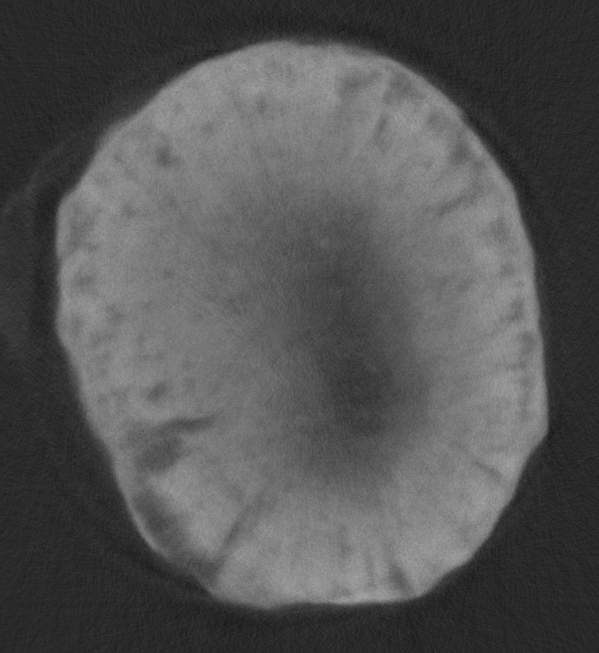
#> input picture Lecture4/ct_slice.tif, 599 x 653 px
$ jupyter execute DistanceGuidedAverage.ipynb   (shell and % lines are left out)
#> lines starting #> are read from the running program, lines starting #| are printed output that depends on the picture; after the words box and inside, x2 and y2 are one past the last pixel; in counts of white or black regions, pixels touching at a corner belong together
[cell 1]
import numpy as np
import matplotlib.pyplot as plt
from scipy import ndimage
from skimage import filters
from skimage import morphology as morph

[cell 2]
img=plt.imread('ct_slice.tif')
#> img is the input picture: shape (653, 599) uint16; min 5948, max 42429, mean 21657.3
plt.figure(figsize=(12,7))
plt.subplot(1,2,1)
plt.imshow(img)
plt.subplot(1,2,2)
hist,axis = np.histogram(img,bins=128)
#> hist = 128 values, max 17949 at index 16, min 1 at index 2, mean 3055.8; axis = 129 values from 5948 to 42429
plt.plot(axis[0:-1],hist)
plt.xlabel('Gray value')
plt.ylabel('Counts')
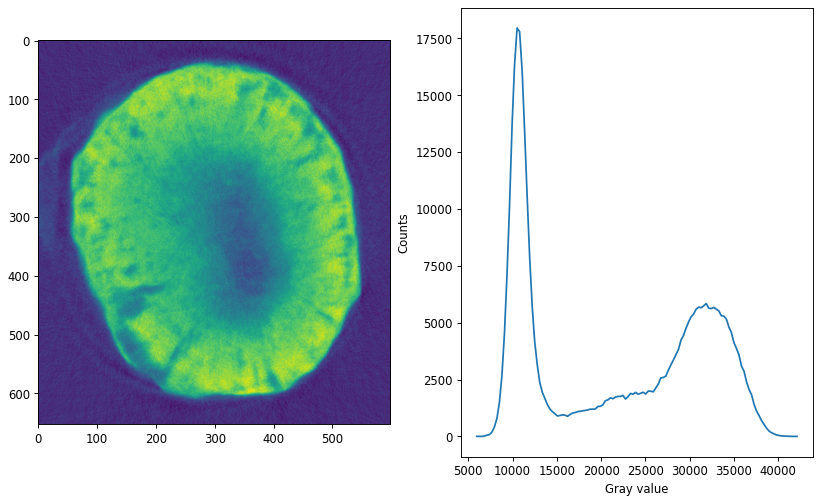
#> figure drawn by matplotlib, 2 panels; panel 2: curve peaks at x = 10508.1, y = 17949

[cell 3]
otsu = filters.threshold_otsu(img)
#> otsu = 21442
print('The threshold according to',otsu)
#| The threshold according to 21442
plt.subplot(1,2,1)
plt.imshow(otsu<img)
plt.title('Otsu')
plt.subplot(1,2,2)
th=15000
plt.imshow(th<img)
plt.title("Manual at 15000")
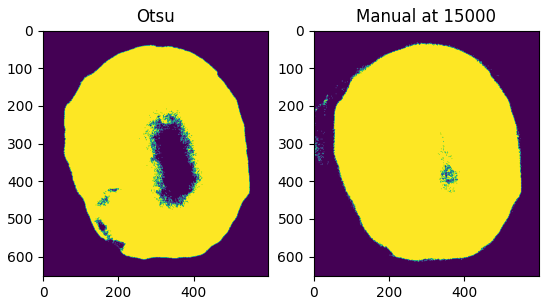
#> figure drawn by matplotlib, 2 panels

[cell 4]
N=5
bl=morph.opening(morph.closing(th<img,np.ones([N,N])),np.ones([N,N]))
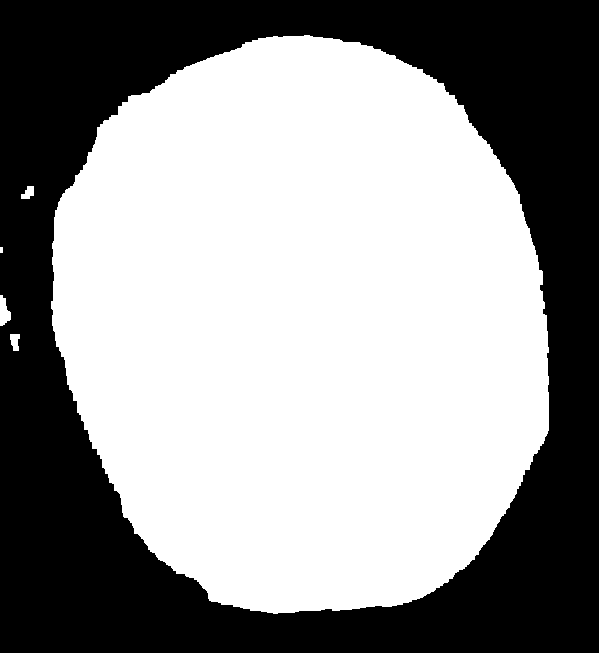
#> bl: shape (653, 599) bool; 58.5% white; 1 black region, box (x1, y1, x2, y2) and area: (0, 0, 599, 653) 162433
plt.imshow(bl)

[cell 5]
dm=ndimage.distance_transform_edt(bl)
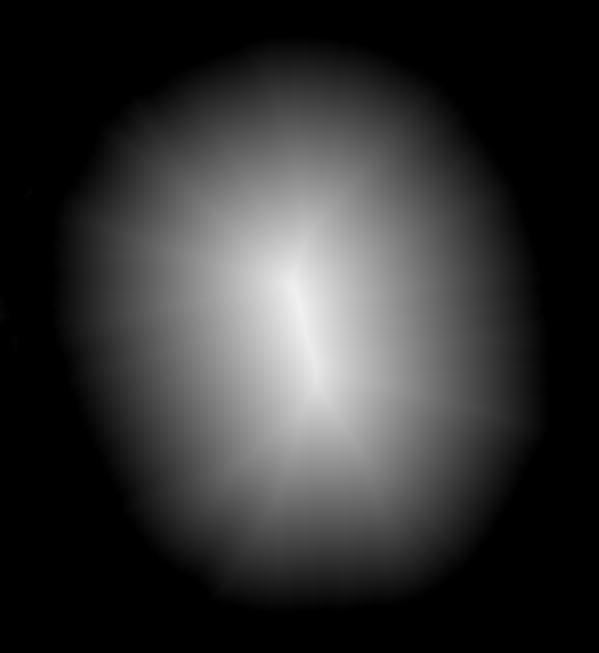
#> dm: shape (653, 599) float64; min 0, max 241.4, mean 50.7
plt.imshow(dm)
dm.max()
#> Out = 241.4

[cell 6]
dmr=dm.round();
plt.plot(img[dmr==100])
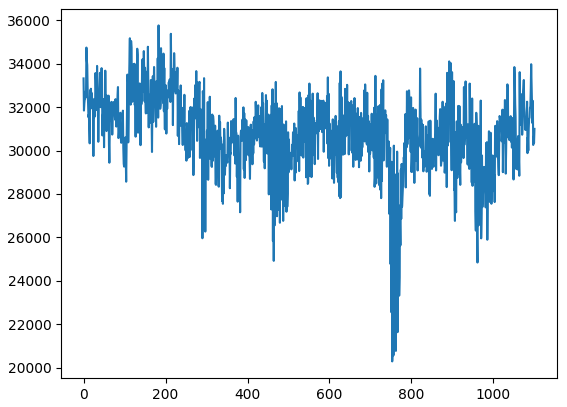
#> figure drawn by matplotlib, 1 panel; curve peaks at x = 183, y = 35770

[cell 7]
dmr=dm.round();

m=[]
s=[]
dist=np.arange(0,dmr.max()+1)
#> dist = 242 values from 0 to 241
for d in dist:
    data=img[dmr==d];
    m.append(data.mean())
    s.append(data.std())
#> after the loop, m = 242 values, max 34182.7 at index 46, min 10980.3 at index 0, mean 27218.8; s = 242 values, max 5157.4 at index 6, min 1035.6 at index 241, mean 3028.7

[cell 8]
plt.figure(figsize=(15,10))
plt.subplot(2,2,1)
plt.imshow(img)
plt.title('Image to analyze')


plt.subplot(2,2,2)
plt.imshow(dmr)
plt.title('Distance map')


plt.subplot(2,1,2)
plt.plot(dist,m,label='Average')
plt.xlabel('Distance from surface')
plt.ylabel('Gray level')
plt.legend()


error=np.array(s)*1.96
#> error = 242 values, max 10108.4 at index 6, min 2029.8 at index 241, mean 5936.2
plt.fill_between(dist, m-error, m+error,alpha=0.5, edgecolor='#CC4F1B', facecolor='#FF9848',label='95% interval')

plt.tight_layout
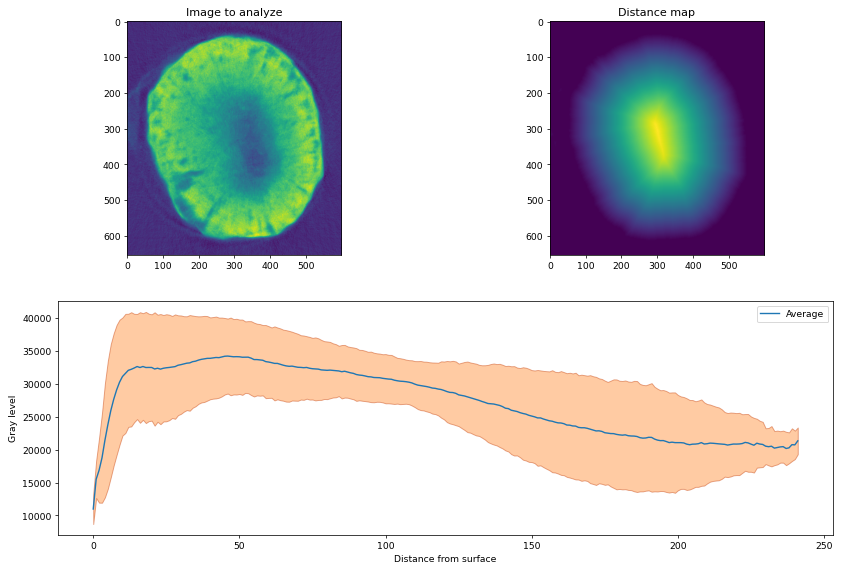
#> figure drawn by matplotlib, 3 panels; panel 3: curve peaks at x = 46, y = 34182.7
